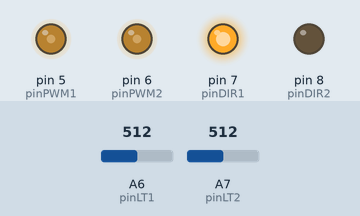
Bench run of a sketch on a simulated Arduino Nano, built with avr-gcc and run on an emulated ATmega328P. Shown: output pins drawn as LEDs (lit = HIGH). Dashed ring = blinking. The test bench sets the inputs (shaded band); at power-on: A6 (pinLT1) = 512, A7 (pinLT2) = 512.

Above: at 1.2 s.
1.3 s: A6 (pinLT1) set to 758
2.8 s: A6 (pinLT1) set to 781
At 4.0 s:
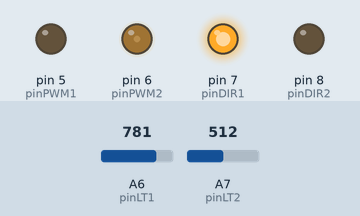
4.3 s: A7 (pinLT2) set to 760
5.8 s: A7 (pinLT2) set to 789
At 6.5 s:
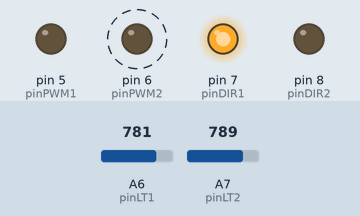
8.8 s: A6 (pinLT1) set to 716
At 10.2 s:
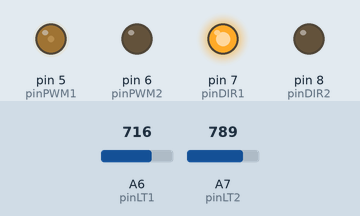
10.6 s: A6 (pinLT1) set to 900
At 11.3 s:
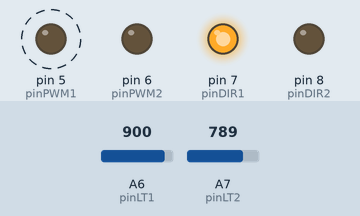
Timing chart, 0 to 14.6 s (numbered marks = the images above; inputs shaded):
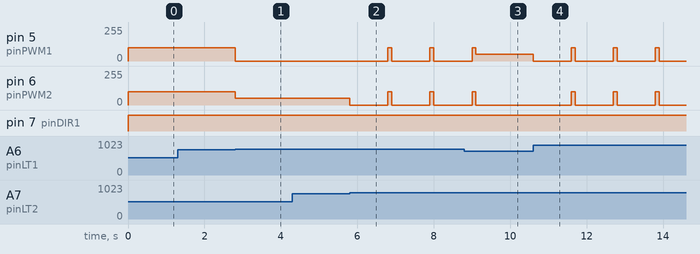

The sketch:

Jellibi-CAM-07-01-LineTrace-4Step.ino
```cpp
//////////////  바닥의 라인트레이스 IR센서

#define pinLT1  A6 // 1번(왼쪽) IR센서 연결 핀
#define pinLT2  A7 // 2번(오른쪽) IR센서 연결 핀

// 색상 판단: White=[0..410] .. 560 .. [710..1023]=Black
#define LT_AJDUST       60  // 현재 젤리비의 센서 측정 조정값
#define LT_MAX_WHITE   410 + LT_AJDUST // 흰색으로 판단하는 최대값
#define LT_MID_VALUE   560 + LT_AJDUST // 흑백 판단 경계값(중간값)
#define LT_MIN_BLACK   710 + LT_AJDUST // 검은색으로 판단하는 최소값

// 연속 회전 횟수를 4단계까지 나누어 부드럽게 회전
#define MAX_TURN_STEP1    1  // 연속 좌/우 회전 감지 카운터
#define MAX_TURN_STEP2    2  // (속력을 1/4 씩 추가로 감속)
#define MAX_TURN_STEP3    3  //
#define MAX_TURN_STEP4    4  //

////////////////////  모터 1번(왼쪽)과 2번(오른쪽)

#define pinDIR1   7 // 1번(왼쪽)모터 방향 지정용 연결 핀
#define pinPWM1   5 // 1번(왼쪽)모터 속력 지정용 연결 핀

#define pinDIR2   8 // 2번(오른쪽)모터 방향 지정용 연결 핀
#define pinPWM2   6 // 2번(오른쪽)모터 속력 지정용 연결 핀

////////////////////  모터 회전 동작

#define FORWARD   0 // 전진 방향
#define BACKWARD  1 // 후진 방향

void  drive(int dir1, int power1, int dir2, int power2)
{
  boolean dirHighLow1, dirHighLow2;

  if(dir1 == FORWARD)  // 1번(왼쪽)모터 방향
    dirHighLow1 = HIGH;
  else // BACKWARD
    dirHighLow1 = LOW;

  if(dir2 == FORWARD)  // 2번(오른쪽)모터
    dirHighLow2 = LOW;
  else // BACKWARD
    dirHighLow2 = HIGH;

  digitalWrite(pinDIR1, dirHighLow1);
  analogWrite(pinPWM1, power1);

  digitalWrite(pinDIR2, dirHighLow2);
  analogWrite(pinPWM2, power2);
}

void  Forward( int power )  // 전진
{
  drive(FORWARD, power, FORWARD, power);
}

void  Backward( int power )  // 후진
{
  drive(BACKWARD, power, BACKWARD, power);
}

void  TurnLeft( int power )  // 좌회전
{
  drive(BACKWARD, power, FORWARD, power);
}

void  TurnRight( int power )  // 우회전
{
  drive(FORWARD, power, BACKWARD, power);
}

void Stop()  // 정지
{
  analogWrite(pinPWM1, 0);
  analogWrite(pinPWM2, 0);
}

////////////////////

void  setup()
{
  // 모터 제어 핀들을 모두 출력용으로 설정

  pinMode( pinDIR1, OUTPUT ); // 1번(왼쪽)모터 방향 핀
  pinMode( pinPWM1, OUTPUT ); // 1번(왼쪽)모터 속력 핀

  pinMode( pinDIR2, OUTPUT ); // 2번(오른쪽)모터 방향 핀
  pinMode( pinPWM2, OUTPUT ); // 2번(오른쪽)모터 속력 핀
}

int Power = 100;  // 기본 속력 (보통 빠르기)

int LeftTurn = 0;   // 왼쪽 연속회전 누적횟수
int RightTurn = 0;  // 오른쪽 연속회전 누적횟수

void  loop()
{
  int v1 = analogRead( pinLT1 );  // 왼쪽 IR 센서값 읽기
  int v2 = analogRead( pinLT2 );  // 오른쪽 IR 센서값 읽기

  if( (LT_MIN_BLACK < v1) && (LT_MIN_BLACK < v2) )
  { // 양쪽 IR센서 모두 검정색을 감지한 경우, (ex) 검정 교차선
    // 1초 정지한 후에 다시 전진 (0.1초 전진)
    Stop();
    delay( 1000 );
    Forward( Power );
    delay( 100 );

    LeftTurn = 0;  // 왼쪽 연속회전 누적횟수 초기화
    RightTurn = 0; // 오른쪽 연속회전 누적횟수 초기화
  }
  else if( v1 > LT_MIN_BLACK )  // 왼쪽만 검정, 좌회전
  {
    if ( LeftTurn < MAX_TURN_STEP1 ) // 왼쪽 회전 시작
      drive(FORWARD, Power * 4.0 / 5, FORWARD, Power);
    else if ( LeftTurn < MAX_TURN_STEP2 )
      drive(FORWARD, Power * 3.0 / 4, FORWARD, Power);
    else if ( LeftTurn < MAX_TURN_STEP3 )
      drive(FORWARD, Power / 2, FORWARD, Power);
    else // 연속으로 좌회전이 많이 누적되는 경우
      drive(FORWARD, 0, FORWARD, Power / 2);

    LeftTurn++;    // 왼쪽 연속회전 누적횟수 증가
    RightTurn = 0; // 오른쪽 연속회전 누적횟수 초기화
  }
  else if( v2 > LT_MIN_BLACK )  // 오른쪽만 검정,우회전
  {
    if ( RightTurn < MAX_TURN_STEP1 ) // 오른쪽 회전 시작
      drive(FORWARD, Power, FORWARD, Power * 4.0 / 5);
    else if ( RightTurn < MAX_TURN_STEP2 )
      drive(FORWARD, Power, FORWARD, Power * 3.0 / 4);
    else if ( RightTurn < MAX_TURN_STEP3 )
      drive(FORWARD, Power, FORWARD, Power / 2);
    else // 연속으로 우회전이 많이 누적되는 경우
      drive(FORWARD, Power / 2, FORWARD, 0);

    RightTurn++;  // 왼쪽 연속회전 누적횟수 초기화
    LeftTurn = 0; // 오른쪽 연속회전 누적횟수 증가
  }
  else  // 양쪽 모두 흰색, 계속 전진
  {
    Forward( Power );

    LeftTurn = 0;  // 왼쪽 연속회전 누적횟수 초기화
    RightTurn = 0; // 오른쪽 연속회전 누적횟수 초기화
  }
}
```

Measured:
- the behaviour switches between 770 and 771 on A6 (pinLT1) (found by bisection; images 0 and 1)
- the behaviour switches between 770 and 771 on A7 (pinLT2) (found by bisection; images 1 and 2)
- after the input at 1.3 s, every drawn part: stays the same
- after the input at 2.8 s, pin 5 (pinPWM1): 100/255 → 0/255 at once; pin 6 (pinPWM2): 100/255 → 50/255 at once
- after the input at 4.3 s, every drawn part: stays the same
- after the input at 5.8 s, pin 5 (pinPWM1): alternates 100/255 for 0.10 s and 0/255 for 1.0 s, starting after 1.0 s; pin 6 (pinPWM2): alternates 100/255 for 0.10 s and 0/255 for 1.0 s, starting at once
- after the input at 8.8 s, pin 6 (pinPWM2): goes on until 9.1 s, then stays 0/255
- after the input at 10.6 s, pin 5 (pinPWM1): alternates 100/255 for 0.10 s and 0/255 for 1.0 s, starting at once; pin 6 (pinPWM2): alternates 100/255 for 0.10 s and 0/255 for 1.0 s, starting after 1.0 s
